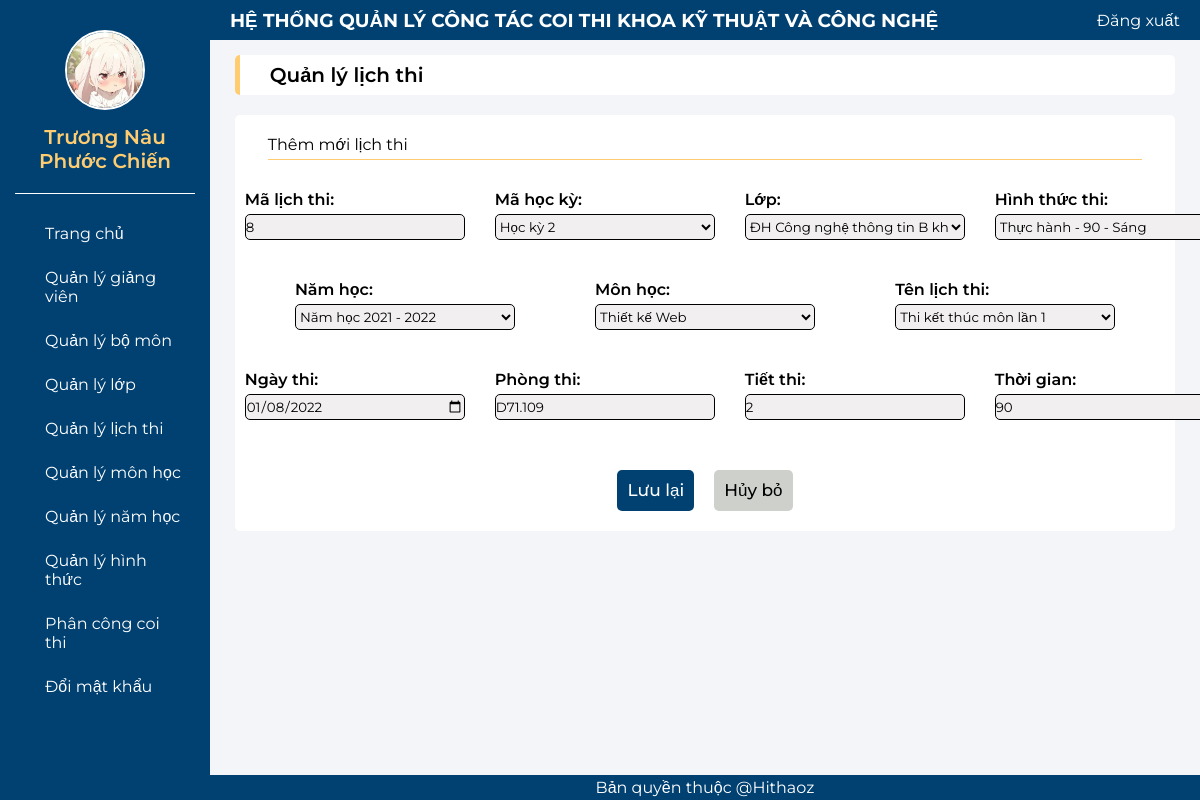
The page /sua_lichthi.php?user=8 (signed in) on the database its author committed.
### tables this page shows
CREATE TABLE `lichthi` (
  `malichthi` int(11) NOT NULL,
  `mahocky` int(11) NOT NULL,
  `malop` varchar(10) NOT NULL,
  `mahinhthuc` int(11) NOT NULL,
  `manamhoc` int(11) NOT NULL,
  `mamon` int(11) NOT NULL,
  `tenlichthi` varchar(50) NOT NULL,
  `ngaythi` date NOT NULL,
  `phongthi` varchar(20) NOT NULL,
  `tietthi` int(11) NOT NULL
);

CREATE TABLE `hinhthuc` (
  `mahinhthuc` int(11) NOT NULL,
  `tenhinhthuc` varchar(100) NOT NULL,
  `hinhthucthi` varchar(20) NOT NULL,
  `thoigian` int(11) NOT NULL,
  `buoi` varchar(20) NOT NULL,
  `dongia` int(11) NOT NULL
);

### sua_lichthi.php (the view, shortened to what this page needs)
<?php
include("header_admin.php");
include("ketnoi.php");
$usern = $_GET["user"];
$sql = "SELECT lichthi.*, hinhthuc.thoigian
        FROM lichthi
        INNER JOIN hinhthuc ON lichthi.mahinhthuc = hinhthuc.mahinhthuc
        WHERE lichthi.malichthi = '".$usern."'";
$kq = mysqli_query($conn, $sql) or die("Không thể xuất thông tin bộ môn " . mysqli_error());
$row = mysqli_fetch_array($kq);
?>
<form enctype="multipart/form-data" action="thuchien_sua_lichthi.php" name="frmxltl" method="post">
    <div>
        <div class="top-center">
            <p class="top-center-p">Quản lý lịch thi</p>
        </div>
        <div class="table-center">
            <div class="btn-center">
                <div class="btn-center-bt">
                    <p>Thêm mới lịch thi</p>
                </div>
            </div>
            <div class="txt-gv-top">
                <div class="txt-gv-lb">
                    <label>Mã lịch thi:</label>
                    <input type="text" name="malichthi" value="<?php echo $row["malichthi"]; ?>" readonly></input>
                </div>
                <div class="txt-gv-lb">
                    <label>Mã học kỳ:</label>
                    <select name="hocky">
                        <?php
        $sql = "SELECT mahocky, tenhocky FROM hocky";
        $kq = mysqli_query($conn, $sql) or die("Không thể thêm bộ môn: " . mysqli_error($conn));
        while ($hocky_row = mysqli_fetch_assoc($kq)) {
            $mahocky = $hocky_row['mahocky'];
            $tenhocky = $hocky_row['tenhocky'];
            $selected = ($mahocky == $row["mahocky"]) ? "selected" : "";
            echo "<option value=\"$mahocky\" $selected>$tenhocky</option>";
        }
        ?>
                    </select>
                </div>
                <div class="txt-gv-lb">
                    <label>Lớp:</label>
                    <select name="lop">
                        <?php
        $sql1 = "SELECT malop, tenlop FROM lop";
        $kq1 = mysqli_query($conn, $sql1) or die("Không thể thêm bộ môn: " . mysqli_error($conn));
        while ($lop_row = mysqli_fetch_assoc($kq1)) {
            $malop = $lop_row['malop'];
            $tenlop = $lop_row['tenlop'];
            $selected = ($malop == $row["malop"]) ? "selected" : "";
            echo "<option value=\"$malop\" $selected>$tenlop</option>";
        }
        ?>
                    </select>
                </div>
                <div class="txt-gv-lb">
                    <label>Hình thức thi:</label>
                    <select name="hinhthuc">
                        <?php
        $sql2 = "SELECT mahinhthuc, tenhinhthuc FROM hinhthuc";
        $kq2 = mysqli_query($conn, $sql2) or die("Không thể thêm bộ môn: " . mysqli_error($conn));
        while ($hinhthuc_row = mysqli_fetch_assoc($kq2)) {
            $mahinhthuc = $hinhthuc_row['mahinhthuc'];
            $tenhinhthuc = $hinhthuc_row['tenhinhthuc'];
            $selected = ($mahinhthuc == $row["mahinhthuc"]) ? "selected" : "";
            echo "<option value=\"$mahinhthuc\" $selected>$tenhinhthuc</option>";
        }
        ?>
                    </select>
                </div>
            </div>
            <div class="txt-gv-bot">
                <div class="txt-gv-lb">
                    <label>Năm học:</label>
                    <select name="namhoc">
                        <?php
        $sql = "SELECT manamhoc, tennamhoc FROM namhoc";
        $kq = mysqli_query($conn, $sql) or die("Không thể thêm bộ môn: " . mysqli_error($conn));
        while ($namhoc_row = mysqli_fetch_assoc($kq)) {
            $manamhoc = $namhoc_row['manamhoc'];
            $tennamhoc = $namhoc_row['tennamhoc'];
            $selected = ($manamhoc == $row["manamhoc"]) ? "selected" : "";
            echo "<option value=\"$manamhoc\" $selected>$tennamhoc</option>";
        }
        ?>
                    </select>
                </div>
                <div class="txt-gv-lb">
                    <label>Môn học:</label>
                    <select name="monhoc">
                        <?php
        $sql = "SELECT mamon, tenmon FROM monhoc";
        $kq = mysqli_query($conn, $sql) or die("Không thể thêm bộ môn: " . mysqli_error($conn));
        while ($monhoc_row = mysqli_fetch_assoc($kq)) {
            $mamon = $monhoc_row['mamon'];
            $tenmon = $monhoc_row['tenmon'];
            $selected = ($mamon == $row["mamon"]) ? "selected" : "";
            echo "<option value=\"$mamon\" $selected>$tenmon</option>";
        }
        ?>
                    </select>
                </div>
                <div class="txt-gv-lb">
                    <label>Tên lịch thi:</label>
                    <select name="tenlichthi">
                        <option value="Thi kết thúc môn lần 1"
                            <?php echo ($row["tenlichthi"] == "Thi kết thúc môn lần 1") ? "selected" : ""; ?>>Thi kết thúc môn lần 1</option>
                    </select>
                </div>
            </div>
            <div class="txt-gv-bot">
                <div class="txt-gv-lb">
                    <label>Ngày thi:</label>
                    <input type="date" name="ngaythi" value="<?php echo $row["ngaythi"]; ?>"></input>
                </div>
                <div class="txt-gv-lb">
                    <label>Phòng thi:</label>
                    <input type="text" name="phongthi" value="<?php echo $row["phongthi"]; ?>"></input>
                </div>
                <div class="txt-gv-lb">
                    <label>Tiết thi:</label>
                    <input type="text" name="tietthi" value="<?php echo $row["tietthi"]; ?>"></input>
                </div>
                <div class="txt-gv-lb">
                    <label>Thời gian:</label>
                    <input type="text" name="thoigian" value="<?php echo $row["thoigian"]; ?>" readonly></input>
                </div>
            </div>
            <div class="txt-btn">
                <input class="txt-btn-luu" type="submit" name="luu" value="Lưu lại" />
                <a style="text-decoration: none;" class="txt-btn-huy" type="reset" href="QLLT.php">Hủy bỏ</a>
            </div>
        </div>
    </div>
</form>
<?php
include("footer_admin.php");
?>

### header_admin.php (shortened to what this page needs)
<!DOCTYPE html>
<html lang="en">
<head>
    <link rel="stylesheet" href="css_admin.css">
</head>
<body>
    <?php
    include("ketnoi.php");
    $userlogin = $_SESSION["admin"];
    $sql2 = "select * from admin where email='" . $userlogin . "'";
    $kq2 = mysqli_query($conn, $sql2) or die("Không thể xuất thông tin người dùng " . mysqli_error());
    $admin_login =  mysqli_fetch_array($kq2);
    ?>
    <div class="container">
        <div class="b-left">
            <div class="b-ava">
                <img src="<?php echo $admin_login["hinhdaidien"]; ?>" alt="Profile Picture">
                <label><?php echo $admin_login["hoten"]; ?></label>
            </div>
            <div class="s-left">
                <a href="admin.php" class="s-left-item">
                    <p>Trang chủ</p>
                </a>
                <a href="QLGV.php" class="s-left-item">
                    <p>Quản lý giảng viên</p>
                </a>
                <a href="QLBM.php" class="s-left-item">
                    <p>Quản lý bộ môn</p>
                </a>
                <a href="QLL.php" class="s-left-item">
                    <p>Quản lý lớp</p>
                </a>
                <a href="QLLT.php" class="s-left-item">
                    <p>Quản lý lịch thi</p>
                </a>
                <a href="QLMH.php" class="s-left-item">
                    <p>Quản lý môn học</p>
                </a>
                <a href="QLNH.php" class="s-left-item">
                    <p>Quản lý năm học</p>
                </a>
                <a href="QLHT.php" class="s-left-item">
                    <p>Quản lý hình thức</p>
                </a>
                <a href="QLPCCT.php" class="s-left-item">
                    <p>Phân công coi thi</p>
                </a>
                <a href="#" class="s-left-item">
                    <p>Đổi mật khẩu</p>
                </a>
            </div>
        </div>
        <div class="b-right">
            <div class="s_dx">
                <h3>HỆ THỐNG QUẢN LÝ CÔNG TÁC COI THI KHOA KỸ THUẬT VÀ CÔNG NGHỆ</h3>
                <a href="logout.php" class="s_dx_item">
                    <p>Đăng xuất</p>
                </a>
            </div>
            <div class="content">

### css_admin.css (style rules this page uses)
* { margin: 0; padding: 0; box-sizing: border-box; font-family: 'Montserrat', sans-serif; }
html { scroll-behavior: smooth; }
.container { display: flex; height: 100vh; }
.b-right { display: flex; flex-direction: column; flex: 1; height: 100%; }
.b-left { width: 260px; background-color: #004172; height: 100%; padding: 30px 15px; }
.b-ava img { width: 80px; height: 80px; display: block; border-radius: 50%; margin: 0 auto; border: 2px solid #ffffff; margin-bottom: 15px; }
.b-ava { font-size: 20px; font-weight: 600; color: #FFCC70; margin: 0 auto; text-align: center; border-bottom: 1px solid #ffffff; padding-bottom: 20px; }
.s-left { display: flex; flex-direction: column; gap: 5px; padding-top: 20px; }
.s-left-item { display: flex; align-items: center; color: #ffffff; gap: 15px; padding: 10px 10px; }
.s-left-item { color: #ffffff; text-decoration: none; }
.s_dx { display: flex; justify-content: space-between; align-items: center; padding: 0 20px; width: 100%; background-color: #004172; height: 40px; color: #ffffff; }
.s_dx_item { display: flex; align-items: center; color: #ffffff; gap: 15px; padding: 10px 0; align-items: center; text-decoration: none; }
.content { height: 100%; overflow-y: auto; flex: 1; background-color: #f4f5f8; }
.top-center { display: flex; align-items: center; width: 95%; background-color: #ffffff; height: 40px; padding-left: 30px; margin: 0 auto; border-radius: 5px; margin-top: 15px; margin-bottom: 20px; border-left: 5px solid #FFCC70; }
.top-center p { color: #000000; font-weight: 600; font-size: 20px; }
.table-center { display: flex; width: 95%; background-color: #ffffff; margin: 0 auto; border-radius: 5px; padding: 10px 10px; flex-direction: column; margin-bottom: 20px; }
.btn-center { display: flex; justify-content: space-between; align-items: center; width: 95%; margin: 10px auto; border-bottom: 1px solid #FFCC70; padding-bottom: 5px; }
.top-center-p { font-weight: 500; }
.btn-center-bt { display: flex; align-items: center; }
.txt-gv-top { display: flex; gap: 30px; justify-content: space-evenly; margin: 20px 0px; }
.txt-gv-bot { display: flex; gap: 30px; justify-content: space-evenly; margin: 20px 0px; }
.txt-gv-lb { display: flex; flex-direction: column; font-weight: 600; }
.txt-gv-lb input { width: 220px; height: 26px; border-radius: 5px; background-color: #F1EFEF; border: 1px solid #000000; margin-top: 5px; }
.txt-gv-lb select { width: 220px; height: 26px; border-radius: 5px; background-color: #F1EFEF; border: 1px solid #000000; margin-top: 5px; }
.txt-btn { display: flex; display: flex; justify-content: center; gap: 20px; margin-top: 30px; margin-bottom: 10px; }
.txt-btn-luu { font-size: 17px; background-color: #004172; font-weight: 500; padding: 10px; border-radius: 5px; color: #ffffff; border: none; }
.txt-btn-huy { font-size: 17px; background-color: #CDD0CB; font-weight: 500; padding: 10px; border-radius: 5px; color: black; border: none; }

### rows shown on the page
lichthi: malichthi "8", tenlichthi "Thi kết thúc môn lần 1", ngaythi "01/08/2022", phongthi "D71.109", tietthi "2", thoigian "90"

### other values the page prints
$admin_login["hoten"] "Trương Nâu Phước Chiến"
form field hocky "Học kỳ 2"
form field lop "ĐH Công nghệ thông tin B khóa 2020"
form field hinhthuc "Thực hành - 90 - Sáng"
form field namhoc "Năm học 2021 - 2022"
form field monhoc "Thiết kế Web"
